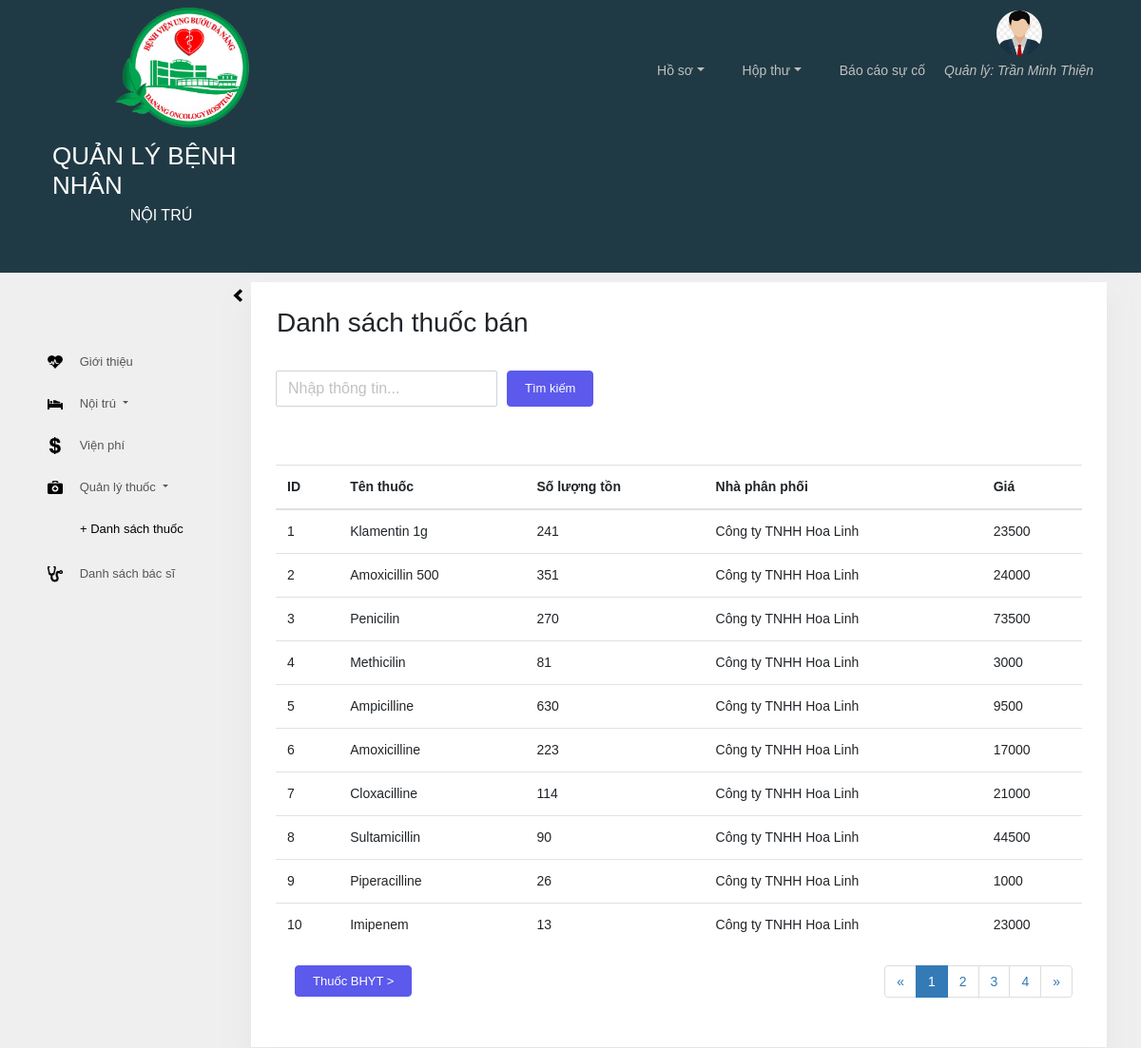
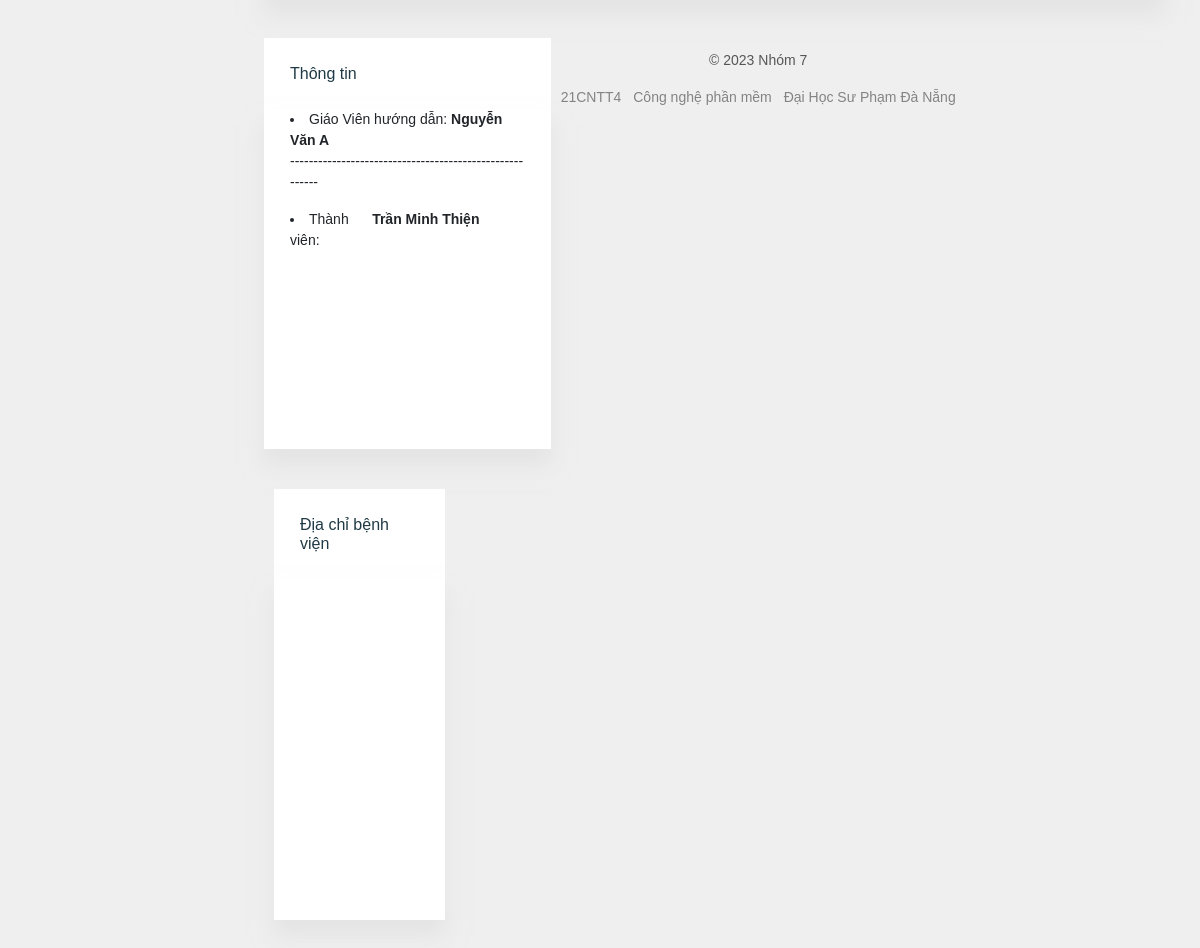
/danhsachthuoc.php, run on the app's committed database (2 pictures, top to bottom).
### tables this page shows
CREATE TABLE `thuocban` (
  `id` int NOT NULL,
  `tenthuoc` varchar(100) NOT NULL,
  `soluongton` int NOT NULL,
  `nhaphanphoi` int NOT NULL,
  `gia` float NOT NULL
);

CREATE TABLE `nhaphanphoi` (
  `id` int NOT NULL,
  `tencongty` varchar(100) NOT NULL,
  `tenthuoc` varchar(100) NOT NULL
);

### danhsachthuoc.php (the view, shortened to what this page needs)
<?php
    require_once('header-footer/header.php');
 ?>
      <div class="page-body">
        <div class="container-fluid">
          <div class="page-sidebar toggled sidebar">
            <nav class="sidebar-collapse d-none d-lg-block">
              <i class="ion hide-on-collapsed"><img src="img/icon/glyphicons-225-chevron-left.png" style="width:10px;" alt=""></i>
            </nav>
            <ul class="nav nav-pills nav-stacked" id="sidebar-stacked">
              <li class="nav-item">
                <a class="nav-link" href="home.php"><i class="ion"><img src="img/icon/glyphicons-672-heartbeat.png" style="width:16px;" alt=""></i> <span class="nav-text">Giới thiệu</span></a>
              </li>
              <li class="nav-item">
                <a class="nav-container dropdown-toggle" data-toggle="collapse" data-parent="#sidebar-stacked" href="#p2">
                  <i class="ion"><img src="img/icon/glyphicons-496-bed-alt.png" style="width:16px;" alt=""></i> <span class="nav-text">Nội trú</span>
                </a>
              </li>
              <li class="nav-item">
                <a class="nav-link" href="vienphi.php"><i class="ion"><img src="img/icon/glyphicons-228-usd.png" style="width:12px;" alt=""></i> <span class="nav-text">Viện phí</span></a>
              </li>
                <li class="nav-item">
                <a class="nav-container dropdown-toggle" data-toggle="collapse" data-parent="#sidebar-stacked" href="#p8">
                  <i class="ion"><img src="img/icon/glyphicons-629-doctor.png" style="width:16px;" alt=""></i> <span class="nav-text">Quản lý thuốc</span>
                </a>
                <ul class="nav nav-pills nav-stacked" id="p8">
                  <li class="nav-item active"><a class="nav-link" href="danhsachthuoc.php">+ Danh sách thuốc</a></li>
                </ul>
              	</li>
              	<li class="nav-item">
                <a class="nav-link" href="danhsachbacsi.php"><i class="ion"><img src="img/icon/glyphicons-595-stethoscope.png" style="width:16px;" alt=""></i> <span class="nav-text">Danh sách bác sĩ</span></a>
              </li>
            </ul>
          </div>
<?php
  $conn = mysqli_connect('localhost','root','','benhnhannoitru');
  mysqli_set_charset($conn,'utf8');
  $query_show = mysqli_query($conn,"Select tb.id, npp.tenthuoc as 'tenthuoc', tb.soluongton, npp.tencongty as 'tencongty', tb.gia from thuocban tb right join nhaphanphoi npp on tb.nhaphanphoi = npp.id");
  $total = mysqli_num_rows($query_show);
  $limit = 10;
  $page = ceil($total/$limit);
  $get_page = isset($_GET['page']) ? $_GET['page'] : 1;
  $curent_page = $get_page < 0 ? 1 : $get_page;
  $curent_page = $curent_page >$page ? $page : $curent_page;
  $start = ($curent_page - 1)*$limit;
  $query_show = mysqli_query($conn,"Select tb.id, npp.tenthuoc as 'tenthuoc', tb.soluongton, npp.tencongty as 'tencongty', tb.gia from thuocban tb right join nhaphanphoi npp on tb.nhaphanphoi = npp.id order by id ASC limit $start,$limit");
 ?>
                <div class="page-content">
                      <div class="card card-default widget">
                        <div class="card-body">
                          <div class="row">
                            <div class="card card-default widget">
                              <div class="card-heading">
                                <h3 style="margin-left: -15px;">Danh sách thuốc bán</h3>
                              </div>
                              <form action="" method="POST" class="form-inline">
                                <div class="form-group">
                                      <input type="text" class="form-control" name="search" placeholder="Nhập thông tin..." style="margin-left: 10px;">
                                </div>
                                <button type="submit" class="btn btn-info" style="margin-left: 10px; height: 38px;">Tìm kiếm</button>
                              </form>
                            </div>
                          </div>
                      <div class="panel panel-default" style="margin-top: 20px;">
                      <table class="table" border="0" cellspacing="1" cellpadding="1">
                        <thead>
                          <tr>
                            <th>ID</th>
                            <th>Tên thuốc</th>
                            <th>Số lượng tồn</th>
                            <th>Nhà phân phối</th>
                            <th>Giá</th>
                          </tr>
                        </thead>
                        <tbody>
                          <?php foreach ($query_show as $show) : ?>
                          <tr>
                            <td><?php echo $show['id']; ?></td>
                            <td><?php echo $show['tenthuoc']; ?></td>
                            <td><?php echo $show['soluongton']; ?></td>
                            <td><?php echo $show['tencongty']; ?></td>
                            <td><?php echo $show['gia']; ?></td>
                          </tr>
                        <?php endforeach; ?>
                        </tbody>
                      </table>
                    </div>
                    <div class="col-md-12">
                      <div class="col-md-3 text-left" style=" margin-top: 20px;float: left;">
                        <a href="danhsachthuocbhyt.php" class="btn btn-info">Thuốc BHYT ></a>
                      </div>
                      <div class="col-md-9 text-right" style="padding: 0;float: left;">
                      <?php
                                $lui = $curent_page <=1 ? 1 : $curent_page - 1;
                                $tien = $curent_page >= $page ? $page : $curent_page + 1;
                               ?>
                              <ul class="pagination">
                                <li><a href="?page=<?php echo $lui; ?>">&laquo;</a></li>
                                <?php for ($i=1; $i <= $page ; $i++) :
                                  $active = $curent_page == $i ? 'class = "active"' : '';
                                ?>
                                <li <?php echo $active; ?>><a href="?page=<?php echo $i; ?>"><?php echo $i; ?></a></li>
                                <?php endfor; ?>
                                <li><a href="?page=<?php echo $tien; ?>">&raquo;</a></li>
                              </ul>
                            </div>
                          </div>
                        </div>
                      </div>
                    <?php
  require_once('header-footer/footer.php');
 ?>

### data on the page
thuocban: id "1", nhaphanphoi.tenthuoc "Klamentin 1g", soluongton "241", nhaphanphoi.tencongty "Công ty TNHH Hoa Linh", gia "23500"
thuocban: id "2", nhaphanphoi.tenthuoc "Amoxicillin 500", soluongton "351", nhaphanphoi.tencongty "Công ty TNHH Hoa Linh", gia "24000"
thuocban: id "3", nhaphanphoi.tenthuoc "Penicilin", soluongton "270", nhaphanphoi.tencongty "Công ty TNHH Hoa Linh", gia "73500"
thuocban: id "4", nhaphanphoi.tenthuoc "Methicilin", soluongton "81", nhaphanphoi.tencongty "Công ty TNHH Hoa Linh", gia "3000"
thuocban: id "5", nhaphanphoi.tenthuoc "Ampicilline", soluongton "630", nhaphanphoi.tencongty "Công ty TNHH Hoa Linh", gia "9500"
thuocban: id "6", nhaphanphoi.tenthuoc "Amoxicilline", soluongton "223", nhaphanphoi.tencongty "Công ty TNHH Hoa Linh", gia "17000"
thuocban: id "7", nhaphanphoi.tenthuoc "Cloxacilline", soluongton "114", nhaphanphoi.tencongty "Công ty TNHH Hoa Linh", gia "21000"
thuocban: id "8", nhaphanphoi.tenthuoc "Sultamicillin", soluongton "90", nhaphanphoi.tencongty "Công ty TNHH Hoa Linh", gia "44500"
thuocban: id "9", nhaphanphoi.tenthuoc "Piperacilline", soluongton "26", nhaphanphoi.tencongty "Công ty TNHH Hoa Linh", gia "1000"
thuocban: id "10", nhaphanphoi.tenthuoc "Imipenem", soluongton "13", nhaphanphoi.tencongty "Công ty TNHH Hoa Linh", gia "23000"
